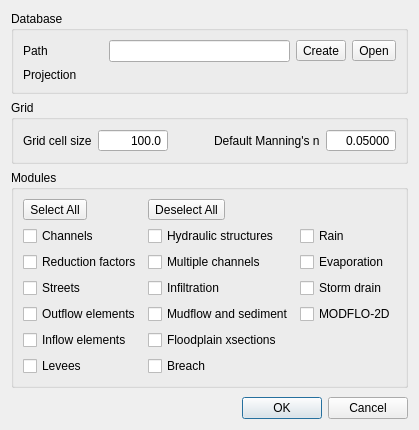
<?xml version="1.0" encoding="UTF-8"?>
<ui version="4.0">
 <class>SettingsDialog</class>
 <widget class="QDialog" name="SettingsDialog">
  <property name="geometry">
   <rect>
    <x>0</x>
    <y>0</y>
    <width>412</width>
    <height>430</height>
   </rect>
  </property>
  <property name="windowTitle">
   <string>FLO-2D Plugin Settings</string>
  </property>
  <layout class="QGridLayout" name="gridLayout">
   <item row="7" column="0">
    <widget class="QDialogButtonBox" name="btnBox">
     <property name="orientation">
      <enum>Qt::Horizontal</enum>
     </property>
     <property name="standardButtons">
      <set>QDialogButtonBox::Cancel|QDialogButtonBox::Ok</set>
     </property>
    </widget>
   </item>
   <item row="5" column="0">
    <widget class="QGroupBox" name="modulesGrp">
     <property name="title">
      <string>Modules</string>
     </property>
     <layout class="QGridLayout" name="gridLayout_2">
      <item row="2" column="0">
       <widget class="QCheckBox" name="chanChBox">
        <property name="text">
         <string>Channels</string>
        </property>
       </widget>
      </item>
      <item row="5" column="0">
       <widget class="QCheckBox" name="outflowChBox">
        <property name="text">
         <string>Outflow elements</string>
        </property>
       </widget>
      </item>
      <item row="4" column="0">
       <widget class="QCheckBox" name="streetChBox">
        <property name="text">
         <string>Streets</string>
        </property>
       </widget>
      </item>
      <item row="3" column="0">
       <widget class="QCheckBox" name="redFactChBox">
        <property name="text">
         <string>Reduction factors</string>
        </property>
       </widget>
      </item>
      <item row="4" column="1">
       <widget class="QCheckBox" name="infilChBox">
        <property name="text">
         <string>Infiltration</string>
        </property>
       </widget>
      </item>
      <item row="1" column="0">
       <widget class="QToolButton" name="modSelectAllBtn">
        <property name="text">
         <string>Select All</string>
        </property>
       </widget>
      </item>
      <item row="1" column="1">
       <widget class="QToolButton" name="modDeselAllBtn">
        <property name="text">
         <string>Deselect All</string>
        </property>
       </widget>
      </item>
      <item row="6" column="0">
       <widget class="QCheckBox" name="inflowChBox">
        <property name="text">
         <string>Inflow elements</string>
        </property>
       </widget>
      </item>
      <item row="7" column="0">
       <widget class="QCheckBox" name="leveesChBox">
        <property name="text">
         <string>Levees</string>
        </property>
       </widget>
      </item>
      <item row="7" column="1">
       <widget class="QCheckBox" name="breachChBox">
        <property name="text">
         <string>Breach</string>
        </property>
       </widget>
      </item>
      <item row="3" column="1">
       <widget class="QCheckBox" name="multChBox">
        <property name="text">
         <string>Multiple channels</string>
        </property>
       </widget>
      </item>
      <item row="2" column="1">
       <widget class="QCheckBox" name="hystrucChBox">
        <property name="text">
         <string>Hydraulic structures</string>
        </property>
       </widget>
      </item>
      <item row="6" column="1">
       <widget class="QCheckBox" name="fpxsecChBox">
        <property name="text">
         <string>Floodplain xsections</string>
        </property>
       </widget>
      </item>
      <item row="5" column="1">
       <widget class="QCheckBox" name="sedChBox">
        <property name="text">
         <string>Mudflow and sediment</string>
        </property>
       </widget>
      </item>
      <item row="2" column="2">
       <widget class="QCheckBox" name="rainChBox">
        <property name="text">
         <string>Rain</string>
        </property>
       </widget>
      </item>
      <item row="3" column="2">
       <widget class="QCheckBox" name="evapChBox">
        <property name="text">
         <string>Evaporation</string>
        </property>
       </widget>
      </item>
      <item row="4" column="2">
       <widget class="QCheckBox" name="swmmChBox">
        <property name="text">
         <string>Storm drain</string>
        </property>
       </widget>
      </item>
      <item row="5" column="2">
       <widget class="QCheckBox" name="modfloChBox">
        <property name="text">
         <string>MODFLO-2D</string>
        </property>
       </widget>
      </item>
     </layout>
    </widget>
   </item>
   <item row="1" column="0">
    <widget class="QGroupBox" name="groupBox_2">
     <property name="title">
      <string>Grid</string>
     </property>
     <layout class="QVBoxLayout" name="verticalLayout">
      <item>
       <layout class="QGridLayout" name="gridLayout_3">
        <item row="0" column="0">
         <widget class="QLabel" name="label">
          <property name="text">
           <string>Grid cell size</string>
          </property>
         </widget>
        </item>
        <item row="0" column="3">
         <widget class="QLabel" name="label_2">
          <property name="text">
           <string>Default Manning's n</string>
          </property>
         </widget>
        </item>
        <item row="0" column="2">
         <spacer name="horizontalSpacer">
          <property name="orientation">
           <enum>Qt::Horizontal</enum>
          </property>
          <property name="sizeHint" stdset="0">
           <size>
            <width>40</width>
            <height>20</height>
           </size>
          </property>
         </spacer>
        </item>
        <item row="0" column="4">
         <widget class="QDoubleSpinBox" name="manningDSpinBox">
          <property name="minimumSize">
           <size>
            <width>70</width>
            <height>0</height>
           </size>
          </property>
          <property name="alignment">
           <set>Qt::AlignRight|Qt::AlignTrailing|Qt::AlignVCenter</set>
          </property>
          <property name="buttonSymbols">
           <enum>QAbstractSpinBox::NoButtons</enum>
          </property>
          <property name="decimals">
           <number>5</number>
          </property>
          <property name="minimum">
           <double>0.010000000000000</double>
          </property>
          <property name="maximum">
           <double>0.400000000000000</double>
          </property>
          <property name="singleStep">
           <double>0.010000000000000</double>
          </property>
          <property name="value">
           <double>0.050000000000000</double>
          </property>
         </widget>
        </item>
        <item row="0" column="1">
         <widget class="QDoubleSpinBox" name="cellSizeDSpinBox">
          <property name="sizePolicy">
           <sizepolicy hsizetype="Preferred" vsizetype="Fixed">
            <horstretch>0</horstretch>
            <verstretch>0</verstretch>
           </sizepolicy>
          </property>
          <property name="minimumSize">
           <size>
            <width>70</width>
            <height>0</height>
           </size>
          </property>
          <property name="alignment">
           <set>Qt::AlignRight|Qt::AlignTrailing|Qt::AlignVCenter</set>
          </property>
          <property name="buttonSymbols">
           <enum>QAbstractSpinBox::NoButtons</enum>
          </property>
          <property name="decimals">
           <number>1</number>
          </property>
          <property name="minimum">
           <double>0.100000000000000</double>
          </property>
          <property name="maximum">
           <double>99999.000000000000000</double>
          </property>
          <property name="value">
           <double>100.000000000000000</double>
          </property>
         </widget>
        </item>
       </layout>
      </item>
     </layout>
    </widget>
   </item>
   <item row="0" column="0">
    <widget class="QGroupBox" name="groupBox_3">
     <property name="title">
      <string>Database</string>
     </property>
     <layout class="QVBoxLayout" name="verticalLayout_2">
      <item>
       <layout class="QHBoxLayout" name="horizontalLayout_2">
        <item>
         <widget class="QLabel" name="label_3">
          <property name="minimumSize">
           <size>
            <width>80</width>
            <height>0</height>
           </size>
          </property>
          <property name="maximumSize">
           <size>
            <width>80</width>
            <height>16777215</height>
           </size>
          </property>
          <property name="text">
           <string>Path</string>
          </property>
         </widget>
        </item>
        <item>
         <widget class="QLineEdit" name="gpkgPathEdit">
          <property name="readOnly">
           <bool>true</bool>
          </property>
         </widget>
        </item>
        <item>
         <widget class="QToolButton" name="gpkgCreateBtn">
          <property name="text">
           <string>Create</string>
          </property>
         </widget>
        </item>
        <item>
         <widget class="QToolButton" name="gpkgOpenBtn">
          <property name="text">
           <string>Open</string>
          </property>
         </widget>
        </item>
       </layout>
      </item>
      <item>
       <layout class="QHBoxLayout" name="horizontalLayout_3">
        <item>
         <widget class="QLabel" name="label_4">
          <property name="minimumSize">
           <size>
            <width>80</width>
            <height>0</height>
           </size>
          </property>
          <property name="maximumSize">
           <size>
            <width>80</width>
            <height>16777215</height>
           </size>
          </property>
          <property name="text">
           <string>Projection</string>
          </property>
         </widget>
        </item>
        <item>
         <widget class="QgsProjectionSelectionWidget" name="projectionSelector"/>
        </item>
       </layout>
      </item>
     </layout>
    </widget>
   </item>
   <item row="6" column="0">
    <spacer name="verticalSpacer">
     <property name="orientation">
      <enum>Qt::Vertical</enum>
     </property>
     <property name="sizeHint" stdset="0">
      <size>
       <width>20</width>
       <height>40</height>
      </size>
     </property>
    </spacer>
   </item>
  </layout>
 </widget>
 <customwidgets>
  <customwidget>
   <class>QgsProjectionSelectionWidget</class>
   <extends>QWidget</extends>
   <header>qgis.gui</header>
  </customwidget>
 </customwidgets>
 <resources/>
 <connections>
  <connection>
   <sender>btnBox</sender>
   <signal>accepted()</signal>
   <receiver>SettingsDialog</receiver>
   <slot>accept()</slot>
   <hints>
    <hint type="sourcelabel">
     <x>248</x>
     <y>254</y>
    </hint>
    <hint type="destinationlabel">
     <x>157</x>
     <y>274</y>
    </hint>
   </hints>
  </connection>
  <connection>
   <sender>btnBox</sender>
   <signal>rejected()</signal>
   <receiver>SettingsDialog</receiver>
   <slot>reject()</slot>
   <hints>
    <hint type="sourcelabel">
     <x>316</x>
     <y>260</y>
    </hint>
    <hint type="destinationlabel">
     <x>286</x>
     <y>274</y>
    </hint>
   </hints>
  </connection>
 </connections>
</ui>
